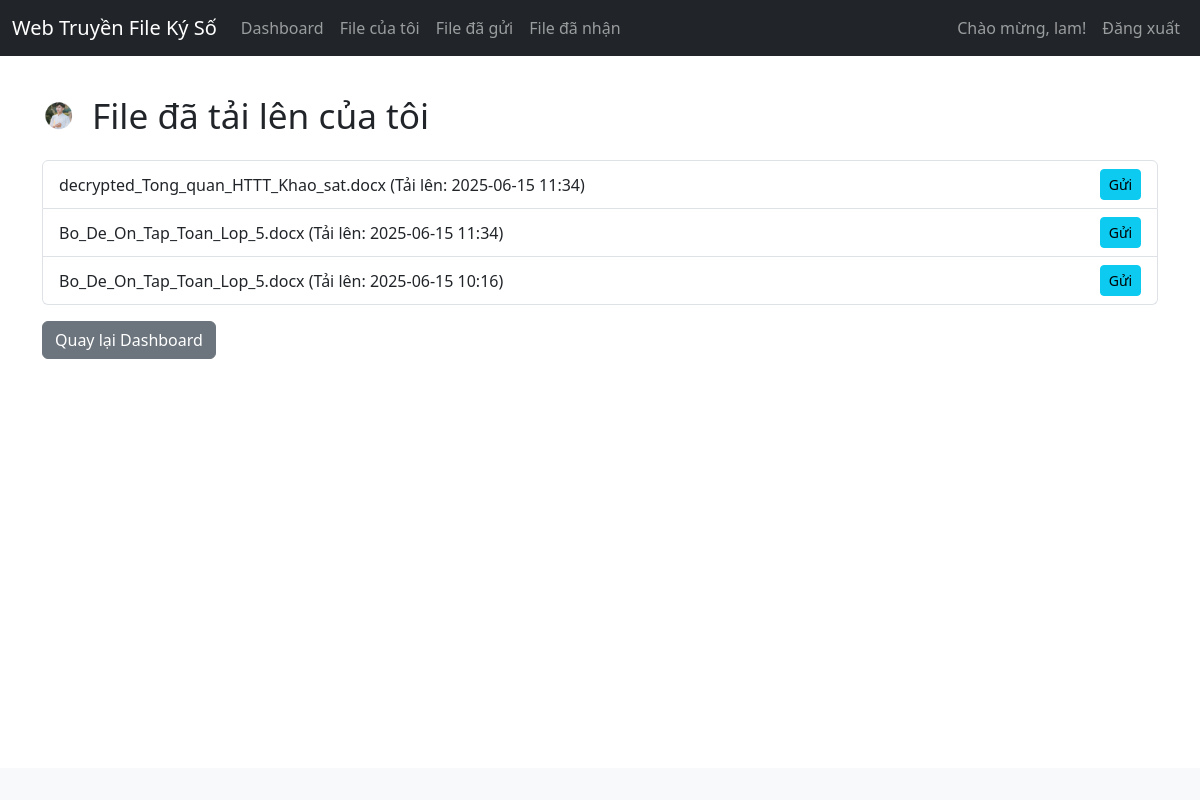
The page /my_files_uploaded (signed in) on the database its author committed.
### app.py (models this page shows, shortened)
class User(db.Model, UserMixin):
    id = db.Column(db.Integer, primary_key=True)
    username = db.Column(db.String(80), unique=True, nullable=False)
    password_hash = db.Column(db.String(128), nullable=False)
    public_key = db.Column(db.Text, nullable=False)
    private_key = db.Column(db.Text, nullable=True)
    files_uploaded = db.relationship('File', backref='uploader', lazy=True)
    files_sent = db.relationship('FileTransaction', foreign_keys='FileTransaction.sender_id', backref='sender', lazy=True)
    files_received = db.relationship('FileTransaction', foreign_keys='FileTransaction.receiver_id', backref='receiver', lazy=True)

class File(db.Model):
    id = db.Column(db.Integer, primary_key=True)
    filename = db.Column(db.String(255), nullable=False) # Tên file được lưu trên server (đã được làm an toàn)
    original_filename = db.Column(db.String(255), nullable=False) # Tên file gốc do người dùng tải lên
    filepath = db.Column(db.String(255), nullable=False) # Đường dẫn tương đối đến file trên server
    uploader_id = db.Column(db.Integer, db.ForeignKey('user.id'), nullable=False)
    timestamp_uploaded = db.Column(db.DateTime, default=datetime.utcnow)
    digital_signature = db.Column(db.LargeBinary, nullable=False) # Chữ ký số của file
    transactions = db.relationship('FileTransaction', backref='file_info', lazy=True)

### app.py (the view)
@app.route('/my_files_uploaded')
@login_required
def my_files_uploaded():
    my_uploaded_files = File.query.filter_by(uploader_id=current_user.id).order_by(File.timestamp_uploaded.desc()).all()
    all_users = User.query.filter(User.id != current_user.id).all()
    return render_template('my_files_uploaded.html', uploaded_files=my_uploaded_files, all_users=all_users)

### app.py (called while the page is built)
@login_manager.user_loader
def load_user(user_id):
    return User.query.get(int(user_id))

### templates/my_files_uploaded.html (shortened to what this page needs)
{% extends "base.html" %}
{% block content %}
<div class="dashboard-title">
    <img src="{{ url_for('static', filename='assets/logo1.png') }}" alt="Your Brand Logo" class="img-fluid">
    <h1>File đã tải lên của tôi</h1>
</div>
{% if uploaded_files %}
<ul class="list-group">
    {% for file in uploaded_files %}
    <li class="list-group-item d-flex justify-content-between align-items-center">
        {{ file.original_filename }} (Tải lên: {{ file.timestamp_uploaded.strftime('%Y-%m-%d %H:%M') }})
        <button type="button" class="btn btn-sm btn-info" data-bs-toggle="modal" data-bs-target="#sendFileModal{{ file.id }}">Gửi</button>
    </li>
    {% endfor %}
</ul>
{% else %}
<p>Bạn chưa tải lên file nào.</p>
{% endif %}
<p class="mt-3"><a href="{{ url_for('dashboard') }}" class="btn btn-secondary">Quay lại Dashboard</a></p>
{% endblock %}

### templates/base.html (shortened to what this page needs)
<!DOCTYPE html>
<html lang="en">
<head>
    <link href="https://cdn.jsdelivr.net/npm/bootstrap@5.3.3/dist/css/bootstrap.min.css" rel="stylesheet">
    <link href="{{ url_for('static', filename='style.css') }}" rel="stylesheet">
    <link href="https://cdn.jsdelivr.net/npm/bootstrap@5.3.3/dist/css/bootstrap.min.css" rel="stylesheet">
</head>
<body>
    <nav class="navbar navbar-expand-lg navbar-dark bg-dark fixed-top">
        <div class="container-fluid">
            <a class="navbar-brand" href="{{ url_for('index') }}">Web Truyền File Ký Số</a>
            <div class="collapse navbar-collapse" id="navbarNav">
                <ul class="navbar-nav me-auto mb-2 mb-lg-0">
                    {% if current_user.is_authenticated %}
                    <li class="nav-item">
                        <a class="nav-link" href="{{ url_for('dashboard') }}">Dashboard</a>
                    </li>
                    <li class="nav-item">
                        <a class="nav-link" href="{{ url_for('my_files_uploaded') }}">File của tôi</a>
                    </li>
                     <li class="nav-item">
                        <a class="nav-link" href="{{ url_for('my_files_sent') }}">File đã gửi</a>
                    </li>
                     <li class="nav-item">
                        <a class="nav-link" href="{{ url_for('my_files_received') }}">File đã nhận</a>
                    </li>
                    {% endif %}
                </ul>
                <ul class="navbar-nav ms-auto">
                    {% if current_user.is_authenticated %}
                    <li class="nav-item">
                        <span class="nav-link">Chào mừng, {{ current_user.username }}!</span>
                    </li>
                    <li class="nav-item">
                        <a class="nav-link" href="{{ url_for('logout') }}">Đăng xuất</a>
                    </li>
                    {% endif %}
                </ul>
            </div>
        </div>
    </nav>
    <div class="container mt-4">
        {% block content %}{% endblock %}
    </div>
    <footer class="footer mt-auto py-3 bg-light">
    </footer>
</body>
</html>

### static/style.css (style rules this page uses)
.dashboard-title { display: flex; align-items: center; margin-bottom: 1.5rem; color: var(--text-dark); }
.dashboard-title img { height: 35px; width: auto; margin-right: 15px; border-radius: var(--border-radius-sm); box-shadow: var(--box-shadow-subtle); flex-shrink: 0; }
.dashboard-title h1 { margin-bottom: 0; font-size: 2.2rem; line-height: 1.2; }

### templates/base.html (style rules this page uses)
body { padding-top: 70px; }
.footer { position: fixed; bottom: 0; width: 100%; background-color: #f8f9fa; padding: 10px 0; text-align: center; }

### rows shown on the page
User: username "lam"
File: original_filename "decrypted_Tong_quan_HTTT_Khao_sat.docx", timestamp_uploaded "2025-06-15 11:34"
File: original_filename "Bo_De_On_Tap_Toan_Lop_5.docx", timestamp_uploaded "2025-06-15 11:34"
File: original_filename "Bo_De_On_Tap_Toan_Lop_5.docx", timestamp_uploaded "2025-06-15 10:16"
